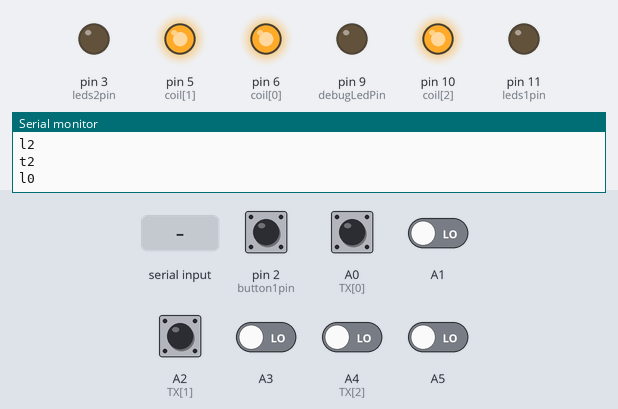
Recording of a sketch running on a simulated Arduino Uno, built with avr-gcc and run on an emulated ATmega328P. Parts: output pins drawn as LEDs (lit = HIGH), the last lines printed to the serial monitor. The inputs (shaded band) are chosen by the test bench; at power-on: A0 (TX[0]), A2 (TX[1]), pin 2 (button1pin) HIGH, A1, A3, A4 (TX[2]), A5 LOW. Random numbers use the default seed unless the sketch sets one.

Above: at 1.2 s.
1.3 s: "1" received over the second serial link
At 1.9 s:
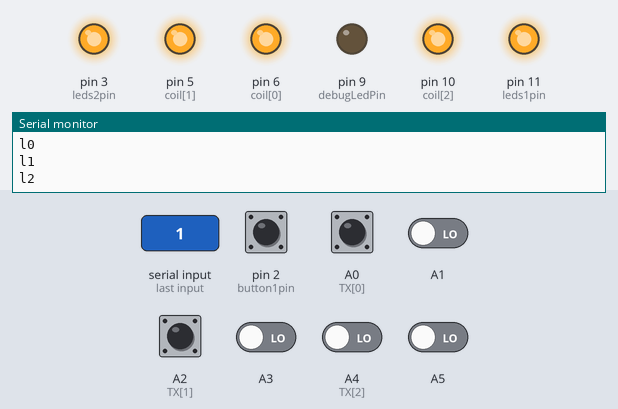
At 2.6 s:
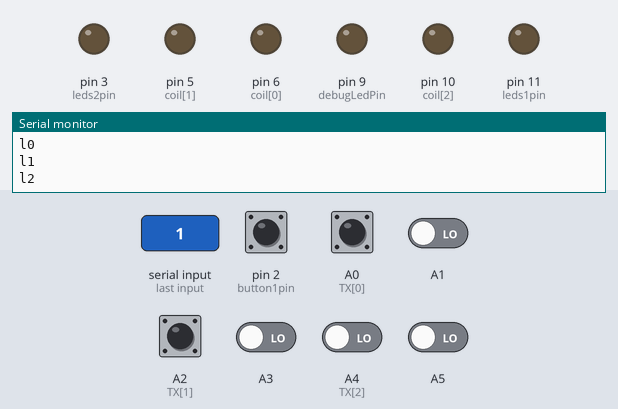
3.5 s: "0" received over the second serial link
At 3.8 s:
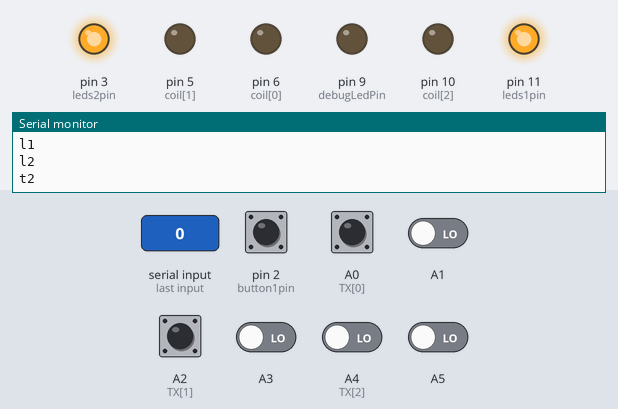
Timing chart, 0 to 6.5 s (numbered marks = the images above; inputs shaded):
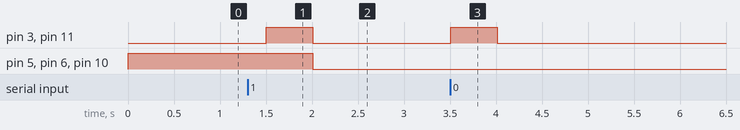

The sketch:

resilient_network.ino
```cpp
// resilient network
#include <SoftwareSerial.h>
#include "Arduino.h"
#include "timers.h"

#define leds1pin 11
#define leds2pin 3
#define debugLedPin 9 // unused + / S footprint / 4th led
#define button1pin 2 // isSource jumper
#define button2pin 4 // alert button

#define SERIAL_DEBUG true

#define DROPPING_CONNECTOR 254
#define ALERT 255

#define NUM_CONN 3

SoftwareSerial* bus[NUM_CONN];
int RX[NUM_CONN] = {A1, A3, A5};
int TX[NUM_CONN] = {A0, A2, A4};
volatile uint8_t *rxPortRegister[NUM_CONN];
uint8_t rxBitMask[NUM_CONN];
int activeBus = -1;
unsigned long listenStartTime = 0;
#define listenTimeout 20

int coil[NUM_CONN] = {6, 5, 10}; // magnets
int distanceToSource[NUM_CONN] = {99, 99, 99};
int shortestDistanceToSource = 99;
int lampState;
int alertState = false;
int alertTimer;
int alertBlinkTimer;
int blinkLedState = false;
boolean isSource = false;

void sendEnergy() {
  if(SERIAL_DEBUG) Serial.println("send energy");
  // source sends energy, as 0, meaning 0 distance to source
  // Note: using distance 1, because initial pulse is read as 0
  uint8_t distance = 1;
  for (int i=0; i<NUM_CONN; i++) txWrite(i, distance);
  addTimer(100, sendEnergy);
}

void switchLampOn() {
  digitalWrite(leds1pin, HIGH);
  digitalWrite(leds2pin, HIGH);
  lampState = true;
}

void switchLampOff() {
  digitalWrite(leds1pin, LOW);
  digitalWrite(leds2pin, LOW);
  lampState = false;
}

void resetConnectors() {
  for (int i=0; i<NUM_CONN; i++) digitalWrite(coil[i], HIGH);
}

void dropConnector() {
  // send out message that we're going to drop a connector
  for (int i=0; i<NUM_CONN; i++) txWrite(i, DROPPING_CONNECTOR);

  // pick random connected connector to drop
  // count number of ports with a low distance to source
  int n = 0;
  for (int i=0; i<NUM_CONN; i++) if (distanceToSource[i]<99) n++;
  n = random(1,n+1);
  int i=0;
  // go through ports, only count connecteds ports, untill random number is empty
  while(n) {
    if(distanceToSource[i]<99) n--;
    i++;
  }

  if(SERIAL_DEBUG) {
    Serial.println("dropping random connector");
  }

  // give communication a break and drop connector
  delay(10);
  digitalWrite(coil[i-1], LOW);
  addTimer(1000, resetConnectors);

  // relax alert state
  alertState = false;
  stopBlink();
}

// ToDo: why not call this on a fixed interval?
void processEnergy() {
  // assess energy supply, find shortest disance to source
  shortestDistanceToSource = 99;
  for (int i =0; i<NUM_CONN; i++) if (distanceToSource[i] < shortestDistanceToSource) shortestDistanceToSource = distanceToSource[i];

  if(SERIAL_DEBUG) {

    Serial.print("d:");
    for (int i =0; i<NUM_CONN; i++) {
      Serial.print(" ");
      Serial.print(distanceToSource[i]);
    }
    Serial.println("");

    Serial.print("sd: ");
    Serial.println(shortestDistanceToSource);
  }

  // if we have energy, switch (or keep) lamp on, pass it on and check again in some time
  if (shortestDistanceToSource<99) {
    if (!lampState) switchLampOn();
    // send shortest distance to ports with a higher distance
    for (int i =0; i<NUM_CONN; i++) if (distanceToSource[i] > shortestDistanceToSource) txWrite(i, shortestDistanceToSource);
    //addTimer(500, processEnergy);
  }
  // if not, switch off the lamp and drop connectors if we were cut out
  else {
    if (lampState) {
      switchLampOff();
      for(int i=0; i<NUM_CONN; i++) digitalWrite(coil[i], LOW);
      addTimer(1000, resetConnectors);
      stopBlink();
    }
  }

  for (int i=0; i<NUM_CONN; i++) distanceToSource[i] = 99;
  addTimer(500, processEnergy);
}

uint8_t rxRead(int busIndex) {
  return *rxPortRegister[busIndex] & rxBitMask[busIndex];
}

void txWrite(int busIndex, uint8_t value) {
  // writeCounter++;
  // if(writeCounter < MAX_WRITES) return;
  if(SERIAL_DEBUG) {
    Serial.print("w");
    Serial.print(busIndex);
    Serial.print(": ");
    Serial.println(value);
  }
  // begin with pulse so other side can start listening
  digitalWrite(TX[busIndex], LOW);
  delay(2);
  digitalWrite(TX[busIndex], HIGH);
  bus[busIndex]->write(value);
}

void setActiveBus(int busIndex) {
  if(SERIAL_DEBUG) {
    Serial.print("l");
    Serial.println(busIndex);
  }
  activeBus = busIndex;
  listenStartTime = millis();
  bus[activeBus]->listen();
}

void readActiveBus() {
  while(activeBus != -1 && bus[activeBus]->available()) {
    // if(SERIAL_DEBUG) {
    //   Serial.print("a");
    //   Serial.println(activeBus);
    // }
    uint8_t message = bus[activeBus]->read();
    // ignoring 0, because the initial pulse is read as 0
    if(message != 0) {
      if(SERIAL_DEBUG) {
        Serial.print(activeBus);
        Serial.print(": ");
        Serial.println(message);
      }
      parseMessage(activeBus, message);
      activeBus = -1;
    }
  }
  if (millis()-listenStartTime > listenTimeout) {
    if(SERIAL_DEBUG) {
      Serial.print("t");
      Serial.println(activeBus);
    }
    activeBus = -1;
  }
}

void parseMessage(int busIndex, uint8_t message) {
  switch(message) {
    case ALERT: // button is pressed
      if (!isSource && !alertState) {
        // set alert state and set random timer
        alertState = true;
        alertTimer = addTimer(random(1000, 5000), dropConnector);
        // propagate signal though network
        for (int j=0; j<NUM_CONN; j++) if (j!=busIndex) txWrite(j, ALERT);
        blink();
      }
      break;
    case DROPPING_CONNECTOR: // some connector in the network is dropped
      if(alertState) {
        // relax alert state and timer
        removeTimer(alertTimer); // cancel dropping connector
        alertState = false;
        // propagate signal though network
        for (int j=0; j<NUM_CONN; j++) if (j!=busIndex) txWrite(j, DROPPING_CONNECTOR);
        stopBlink();
      }
      break;
    default: // distance to source
      if (!isSource) {
        // if new distance is shorter, take that as distance to source for this port
        if (message<distanceToSource[busIndex]+1) distanceToSource[busIndex] = message+1;
        // if we are not connected (yet) and a new distance was received start timer to process energy
        // (hopefully this does enhances asynchronous updating between the nodes)
        // ToDo: why use timer here? can't it get triggered to much, shouldn't this simply debounce? why not call on fixed interval?
        //if (shortestDistanceToSource == 99) addTimer(10, processEnergy);
      }
  }
}

void blink() {
	// toggle one led group
	blinkLedState = !blinkLedState;
	digitalWrite(leds1pin, blinkLedState? HIGH : LOW);

  digitalWrite(debugLedPin, HIGH);
  removeTimer(alertTimer);
	alertBlinkTimer = addTimer(300, blink);
}
void stopBlink() {
  removeTimer(alertTimer);
  // restore leds
  if(lampState) switchLampOn();
  else switchLampOff();
  digitalWrite(debugLedPin, LOW);
}


void setup() {
  // set up pins
  for (int i=0; i<NUM_CONN; i++) {
    bus[i] = new SoftwareSerial(RX[i], TX[i]);
    bus[i]->begin(9600); //115200); //(9600); //1200
    pinMode(coil[i], OUTPUT);

    uint8_t port = digitalPinToPort(RX[i]);
    rxPortRegister[i] = portInputRegister(port);
    rxBitMask[i] = digitalPinToBitMask(RX[i]);
  }
  pinMode(leds1pin, OUTPUT);
  pinMode(leds2pin, OUTPUT);
  pinMode(debugLedPin, OUTPUT);
  pinMode(button1pin, INPUT_PULLUP);
  pinMode(button2pin, INPUT_PULLUP);

  // set initial states
  resetConnectors();

  // seed random generator
  randomSeed(analogRead(7));

  isSource = digitalRead(button1pin) == LOW;
  if (isSource) {
    // start sending energy
    addTimer(100, sendEnergy);
    switchLampOn(); // for debugging
  } else {
    // start processing energy
    processEnergy();
    switchLampOff();
  }

  if(SERIAL_DEBUG) {
    Serial.begin(9600);
    Serial.println("setup");
    Serial.print("isSource: ");
    Serial.println(isSource);
  }
}

void loop() {
  if (isSource) {
    if (!digitalRead(button2pin)) { // ToDo: use bitmask
      if(SERIAL_DEBUG) Serial.println("alert");
      for (int i=0; i<NUM_CONN; i++) txWrite(i, ALERT);
    }
  }

  // check all lines for incoming data
  if (activeBus==-1) {
    for (int i=0; i<NUM_CONN; i++) {
      if (!rxRead(i)) {
        setActiveBus(i);
      }
    }
  } else {
    readActiveBus();
  }

  // update timed processes
  handleTimers();
}
```

timers.h
```cpp
#define MAX_TIMERS 5

int addTimer(unsigned long ms, void (*func)());
void removeTimer(int id);
void removeAllTimers();
void handleTimers();

typedef struct Timer {
  int id;
  unsigned long start;
  unsigned long duration;
  void (*callback)();
};

Timer timers[MAX_TIMERS];
int numtimers = 0;

int addTimer(unsigned long ms, void (*func)()) {
  // create new timer
  if (numtimers<MAX_TIMERS) {
    // get new timer id
    int newid = 0;
    boolean flag = true;
    while(flag) {
      flag = false;
      for (int i=0; i<numtimers; i++) if (timers[i].id == newid) {
        newid++;
        flag = true;
      }
    }
    timers[numtimers].id = newid;
    timers[numtimers].start = millis();
    timers[numtimers].duration = ms;
    timers[numtimers].callback = func;
    numtimers++;
    return newid;
  }
  else return -1;
}

void removeTimer(int id) {
  boolean flag = false;
  for (int i=0; i<numtimers; i++) {
    if (timers[i].id == id) {
      flag = true;
      numtimers--;
    }
    if (flag) timers[i] = timers[i+1];
  }
}

void removeAllTimers() {
  numtimers = 0;
}

void handleTimers() {
  void (*func)();
  unsigned long currenttime = millis();
  // walk through all timers
  for (int i=0; i<numtimers; i++) {
    // check if timer expired
    if (currenttime - timers[i].start >= timers[i].duration) {
      // copy callback pointer to temporary variable
      func = timers[i].callback;
      // remove timer
      removeTimer(timers[i].id);
      // invoke callback
      (*func)();
    }
  }
}
```

Measured:
- after the input at 1.3 s, pin 3 (leds2pin), pin 11 (leds1pin): LOW → HIGH after 0.20 s, → LOW 0.51 s later; pin 5 (coil[1]), pin 6 (coil[0]), pin 10 (coil[2]): HIGH → LOW after 0.71 s
- after the input at 3.5 s, pin 3 (leds2pin), pin 11 (leds1pin): LOW → HIGH at once, → LOW 0.51 s later
